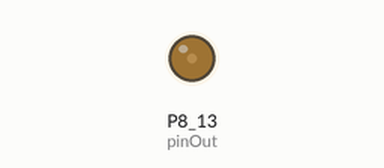
Simulated run of this program. Board: BeagleBone Black. Shown: output pins drawn as LEDs (lit = HIGH). At 10.0 s the program stops and its outputs stay as they are.

Above: at 1.95 s.
At 3.95 s:
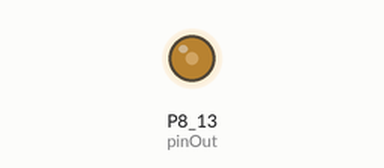
At 6.05 s:
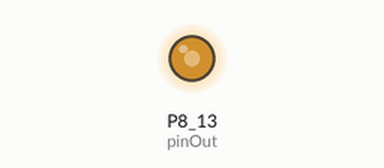
At 10.1 s:
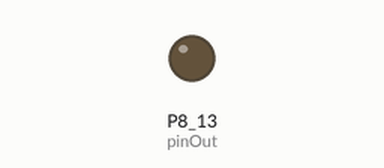
Timing chart, 0 to 11.5 s (numbered marks = the images above):
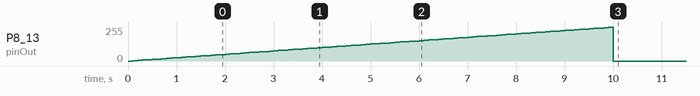

The program:

pwm.py
```python
#!/usr/bin/python

import Adafruit_BBIO.PWM as PWM
import time
import os
import sys

if not os.geteuid() == 0:
    sys.exit('Script must be run as root')

pinOut = "P8_13"
tDelay = 0.1

PWM.start(pinOut, 0)

for i in range(0, 100):
	PWM.set_duty_cycle(pinOut, float(i))
	time.sleep(tDelay)

PWM.stop(pinOut)
PWM.cleanup()
```

Measured:
- by itself, P8_13 (pinOut): rises from 0/255 to 252/255 in 9.8 s, then falls to 0/255 in 0.10 s
